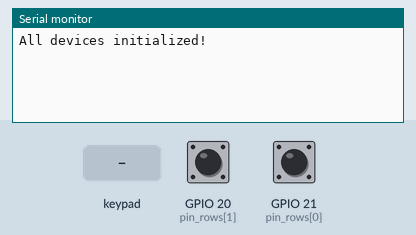
A program run on a simulated ESP32-C6. Parts: the last lines printed to the serial monitor. Wiring (inferred from the names in the program): 2×4 keypad with keys 1 2 3 4 5 6 7 8 (labels assumed): rows GPIO 18, GPIO 19; columns GPIO 6, GPIO 7, GPIO 8, GPIO 9. Inputs (shaded band) come from the test bench; at power-on: GPIO 20 (pin_rows[1]) HIGH, GPIO 21 (pin_rows[0]) HIGH.

Above: at 0.8 s.
0.9 s: GPIO 20 (pin_rows[1]) pulled LOW for 0.15 s
At 1.4 s:
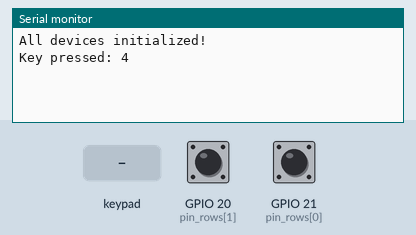
2.5 s: key '1' pressed
At 3.4 s:
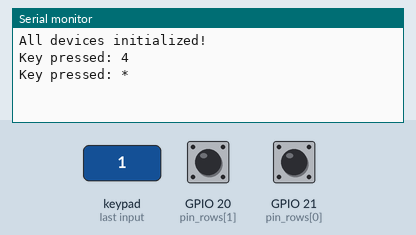
4.2 s: key '3' pressed
At 5.3 s:
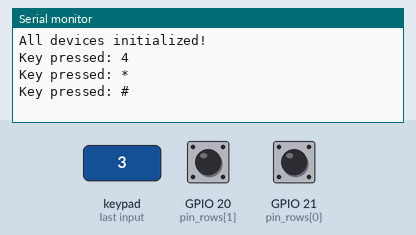
5.8 s: key '4' pressed
At 7.2 s:
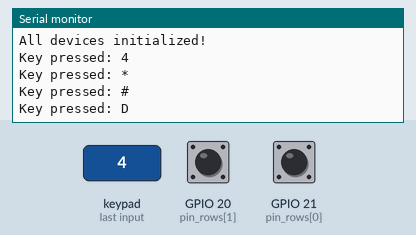
7.5 s: key '8' pressed
At 8.1 s:
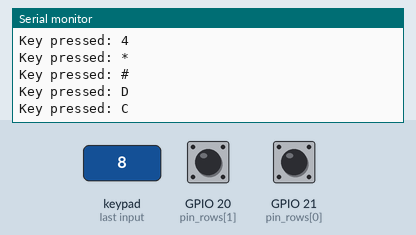
9.1 s: GPIO 21 (pin_rows[0]) pulled LOW for 0.15 s
At 10.2 s:
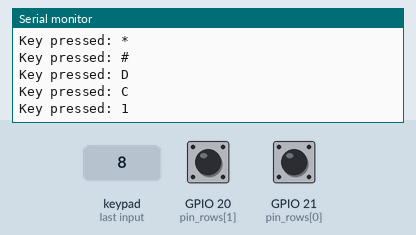

Measured:
- after the input at 0.9 s, the serial monitor: prints a new line after 0.15 s (image 1)
- after the input at 2.5 s, the serial monitor: prints a new line after 0.21 s (image 2)
- after the input at 4.2 s, the serial monitor: prints a new line after 0.16 s (image 3)
- after the input at 5.8 s, the serial monitor: prints a new line after 0.21 s (image 4)
- after the input at 7.5 s, the serial monitor: prints a new line after 0.17 s (image 5)
- after the input at 9.1 s, the serial monitor: prints a new line after 0.16 s (image 6)

The program:

main.cpp
```cpp
#include "driver/gpio.h"
#include "driver/uart.h"
#include "esp_system.h"
#include "esp_log.h"
#include "freertos/FreeRTOS.h"
#include "freertos/task.h"

// UART settings for 4x20 LCD
#define UART_NUM           UART_NUM_1
#define UART_BAUD_RATE     9600
#define UART_TX_PIN        17  // ESP32 TX pin connected to LCD RX
#define UART_RX_PIN        16  // ESP32 RX pin connected to LCD TX
#define UART_BUF_SIZE      1024
#define LCD_NUM_ROWS       2
#define LCD_NUM_COLS       16

// 4x4 Keypad
#define KEYPAD_NUM_ROWS  4
#define KEYPAD_NUM_COLS  4
char keys[KEYPAD_NUM_ROWS][KEYPAD_NUM_COLS] = {
  {'1', '2', '3', 'A'},
  {'4', '5', '6', 'B'},
  {'7', '8', '9', 'C'},
  {'*', '0', '#', 'D'}
};
gpio_num_t pin_rows[KEYPAD_NUM_ROWS] = {GPIO_NUM_21, GPIO_NUM_20, GPIO_NUM_19, GPIO_NUM_18};
gpio_num_t pin_columns[KEYPAD_NUM_COLS] = {GPIO_NUM_6, GPIO_NUM_7, GPIO_NUM_8, GPIO_NUM_9};

// UART driver initialization
void uart_init() {
    uart_config_t uart_config = {
        .baud_rate = UART_BAUD_RATE,
        .data_bits = UART_DATA_8_BITS,
        .parity = UART_PARITY_DISABLE,
        .stop_bits = UART_STOP_BITS_1,
        .flow_ctrl = UART_HW_FLOWCTRL_DISABLE
    };
    ESP_ERROR_CHECK(uart_param_config(UART_NUM, &uart_config));
    ESP_ERROR_CHECK(uart_set_pin(UART_NUM, UART_TX_PIN, UART_RX_PIN, UART_PIN_NO_CHANGE, UART_PIN_NO_CHANGE));
    ESP_ERROR_CHECK(uart_driver_install(UART_NUM, UART_BUF_SIZE, 0, 0, NULL, 0));
}

// Send data to the LCD over UART
void lcd_write_byte(uint8_t data) {
    uart_write_bytes(UART_NUM, (const char*)&data, 1);
}

// Clear the LCD screen
void lcd_clear() {
    lcd_write_byte(0x01);  // Clear display
    vTaskDelay(pdMS_TO_TICKS(2)); // Wait for the command to be processed
}

// Initialize the LCD (sending basic commands over UART)
void lcd_init() {
    lcd_write_byte(0x33);  // Initialize
    lcd_write_byte(0x32);  // Initialize
    lcd_write_byte(0x06);  // Entry mode
    lcd_write_byte(0x0C);  // Display on, cursor off
    lcd_write_byte(0x28);  // 4-bit mode, 2-line display
    lcd_clear();
}

// Display a string on the LCD over UART
void lcd_display_string(const char *str) {
    while (*str) {
        lcd_write_byte(*str++);
    }
}

// Function to initialize GPIOs for the keypad
void keypad_init() {
    for (int i = 0; i < KEYPAD_NUM_ROWS; i++) {
        gpio_set_direction(pin_rows[i], GPIO_MODE_INPUT);
        gpio_pullup_en(pin_rows[i]); // Enable pull-up resistors
    }
    for (int i = 0; i < KEYPAD_NUM_COLS; i++) {
        gpio_set_direction(pin_columns[i], GPIO_MODE_OUTPUT);
        gpio_set_level(pin_columns[i], 1); // Set columns to high initially
    }
}

// Function to scan the keypad and return the key pressed
char scan_keypad() {
    for (int col = 0; col < KEYPAD_NUM_COLS; col++) {
        // Set all columns to HIGH first
        for (int i = 0; i < KEYPAD_NUM_COLS; i++) {
            gpio_set_level(pin_columns[i], 1);
        }

        // Set the current column to LOW
        gpio_set_level(pin_columns[col], 0);

        // Check for keypress on each row
        for (int row = 0; row < KEYPAD_NUM_ROWS; row++) {
            if (gpio_get_level(pin_rows[row]) == 0) { // If row is LOW, key is pressed
                // Wait until the key is released
                while (gpio_get_level(pin_rows[row]) == 0) {
                    vTaskDelay(10 / portTICK_PERIOD_MS);
                }
                return keys[row][col]; // Return the key pressed
            }
        }
    }
    return '\0'; // No key pressed
}

extern "C" void app_main() {
    // Initialize devices
    keypad_init();
    uart_init();
    lcd_init();
    printf("All devices initialized!\n");

    int key_buf_len = 16;
    char key_buf[key_buf_len];
    int key_idx = 0;
    int row_idx = 0;
    int col_idx = 0;
    while (1) {
        char key = scan_keypad();
        if (key != '\0') {
            printf("Key pressed: %c\n", key);

            // If the LCD is full, clear and restart.
            if (row_idx == LCD_NUM_ROWS - 1) {
                lcd_clear();
                col_idx = 0;
                row_idx = 0;
            }
            // If the row is full, increment to the next row.
            else if (col_idx == LCD_NUM_COLS - 1) {
                col_idx = 0;
                row_idx++;
            }
            // Add the key to the buffer
            if (key_idx == key_buf_len - 1) {
                key_idx = 0;
            }
            key_buf[key_idx++] = key;

            // Display on the LCD
            key_buf[key_idx] = '\0'; // Null-terminate the string
            lcd_display_string(key_buf);
        }
        vTaskDelay(100 / portTICK_PERIOD_MS); // Delay for a while before scanning again
    }
}
```

math.cpp
```cpp
#include "esp_log.h"

extern "C"
{

}
```

music.cpp
```cpp
#include "esp_log.h"

extern "C"
{

}
```
